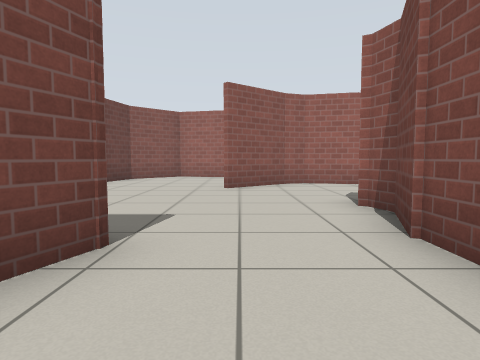
[1] (above)

24 first-person views from a walk through a Gazebo world. The camera is 0.72 m above the floor, tilts 4° down and sees 75° across. The floor is counted in squares, 1 m on a side. Each view is taken from the middle of a square. On the plan, view 1 faces up. The plan holds only what a view shows up to about 10 squares ahead; the rest is blank. The place goes on beyond the plan. Simple patterns stand in for the simulator's built-in surfaces.

[2]
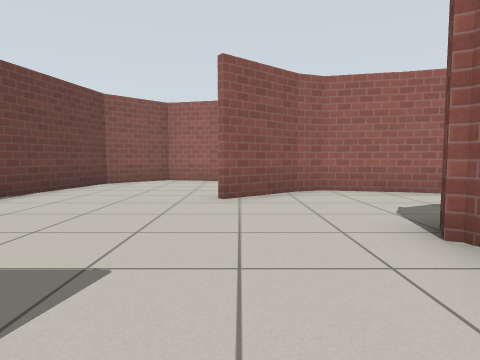

[3]
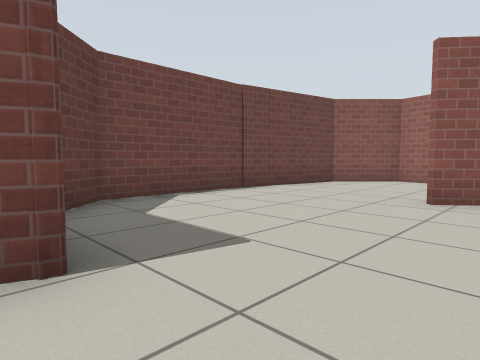

[4]
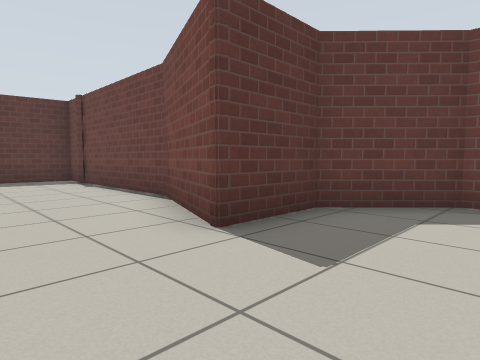

[5]
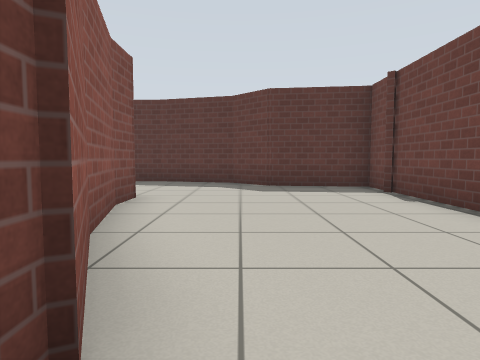

[6]
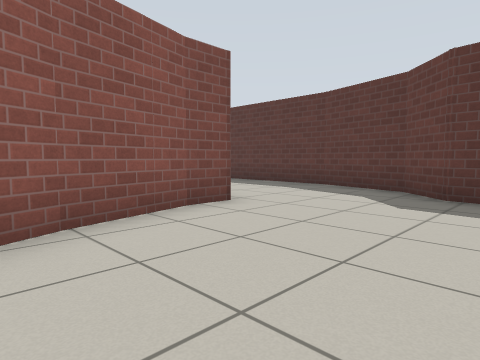

[7]
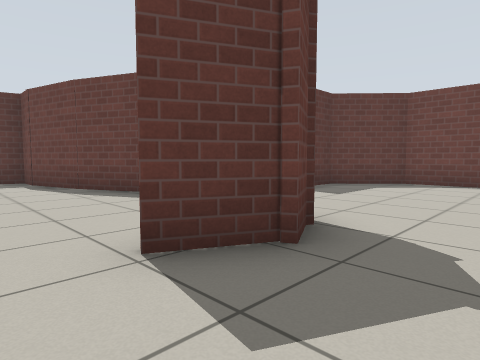

[8]
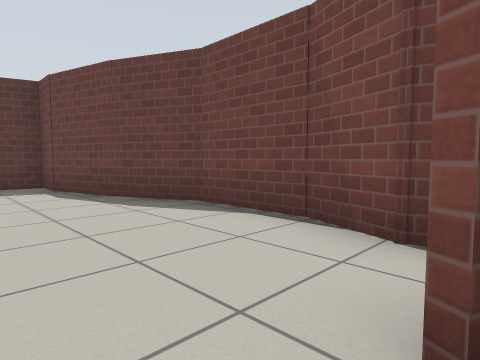

[9]
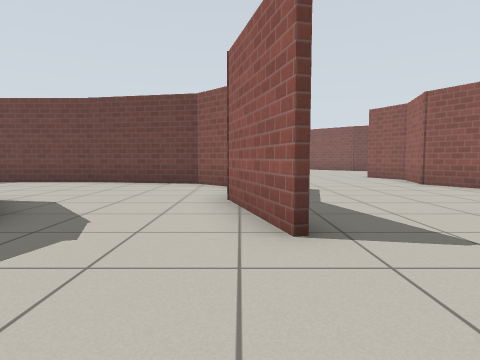

[10]
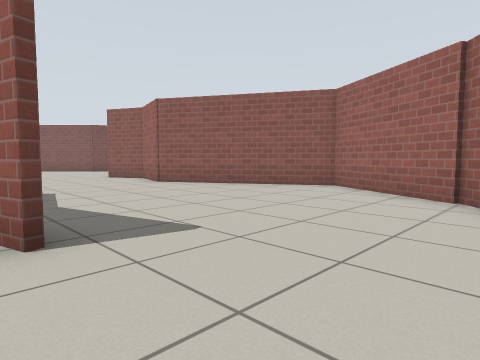

[11]
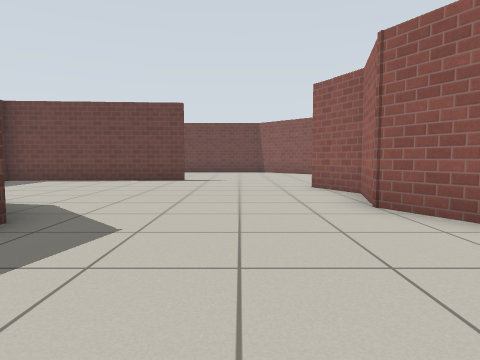

[12]
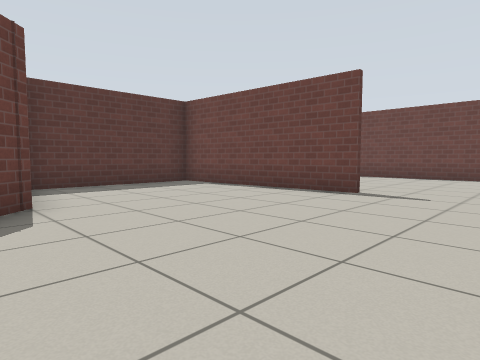

[13]
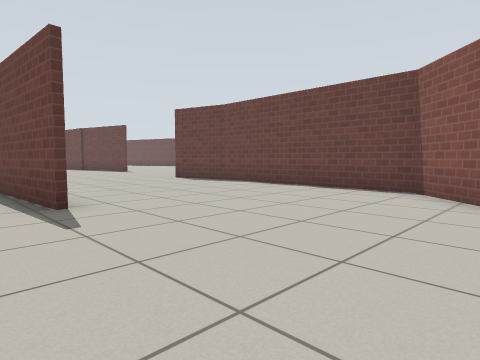

[14]
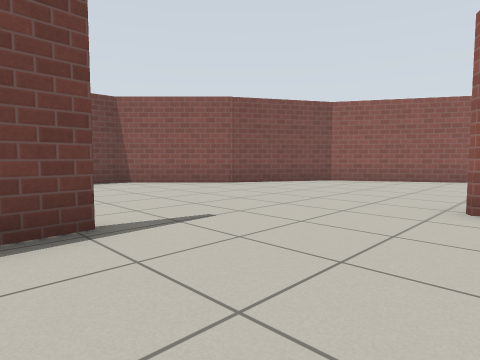

[15]
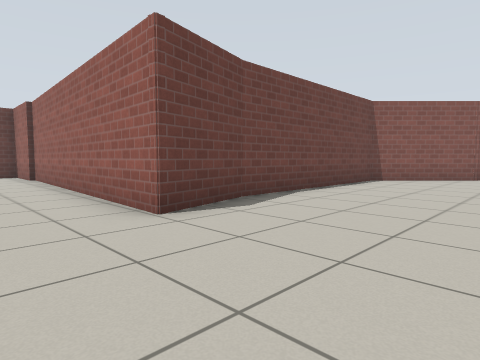

[16]
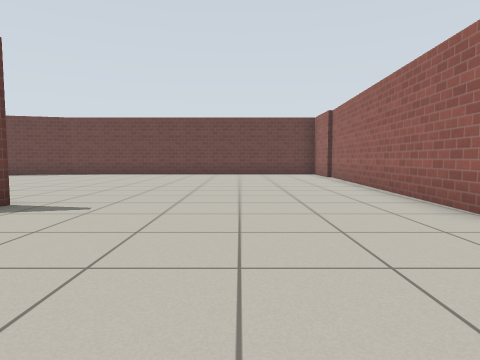

[17]
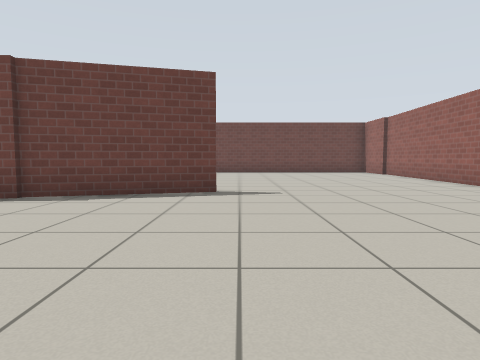

[18]
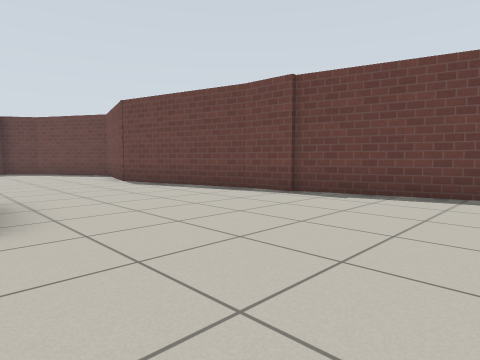

[19]
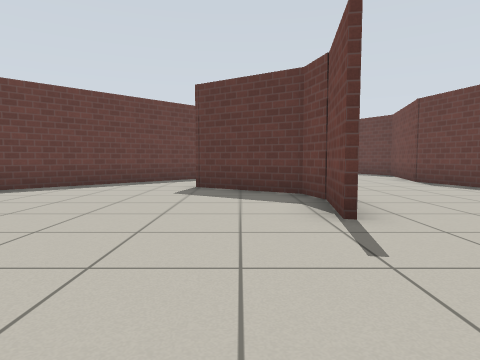

[20]
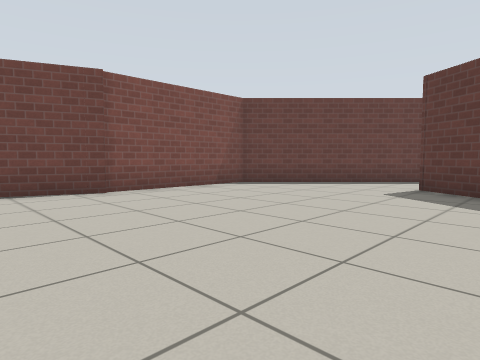

[21]
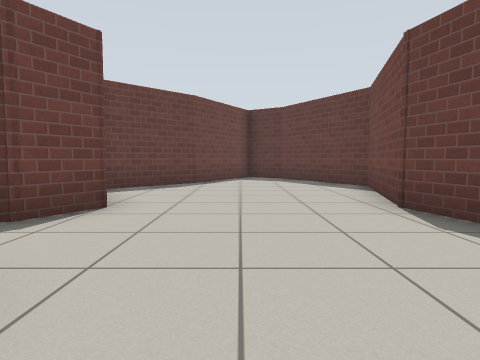

[22]
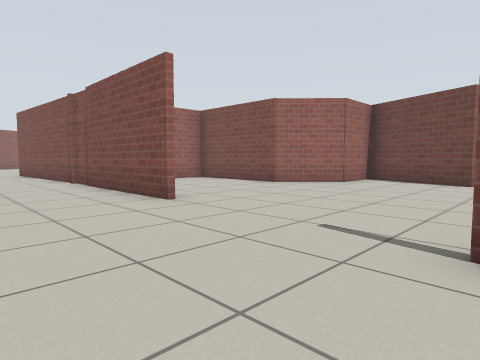

[23]
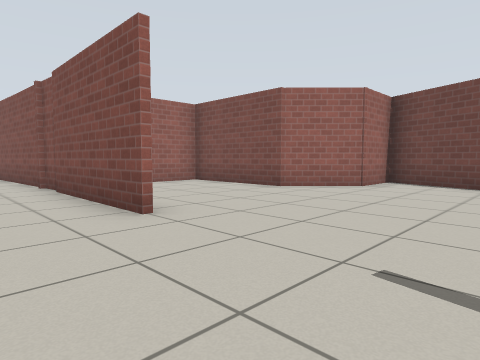

[24]
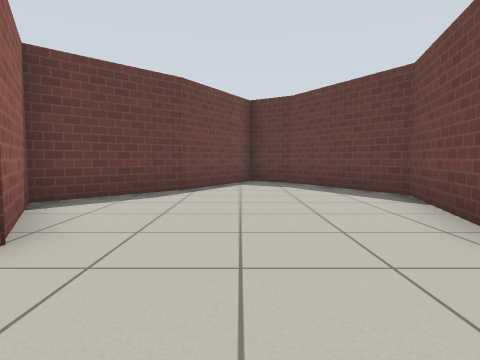

### Floor plan
Points are (right, up) in squares from view 1. A wall is a line through its corners. A room is listed if a view was taken in it or the views show most of it. See-through windows are left out.
Room 1 (views 1, 6)
walls: (2.9, -3.6) (2.9, -2.8) (2.4, -0.9); (2.5, -1) (1.6, 0.8); (-2.2, -4.9) (-2.2, -5.8) (0.2, -6.2) (1.2, -7.1) (3.5, -7.7); (3.4, -7.7) (5.5, -7.7); (-1.1, 2.6) (-2.2, -0.3) (-2.2, -4.6)
ways out: opening at (0.5, 0.5) to room 2
Room 2 (views 2, 3, 4, 5, 7, 8)
walls: (2.3, 4.3) (1.8, 2.9) (1.8, 0.9) (2.6, -1); (1.5, 2.7) (2.1, 4.1) (1.9, 4.8) (2, 5.1) (2.7, 5.4) (3.9, 4.8); (1.6, 0.8) (1.6, 2.8); (4.2, 8.4) (1.9, 9) (1.2, 8.7) (-0.3, 7.5); (2.5, -0.7) (3.1, -2.9); (-4.4, 7.7) (-4.4, 4.1) (-3, 2.6) (-1.1, 2.6); (-0.4, 11.8) (-2.3, 12.3) (-3.8, 10.8) (-4.4, 7.5); (3.1, -2.6) (3.1, -3.6) (3.9, -3.8)
ways out: opening at (0.5, 0.5) to room 1; opening at (-0.5, 10.5) to room 3
Room 3 (views 9, 10, 11, 12, 13, 14, 15, 16, 17, 18, 19, 20, 21, 22, 23, 24)
walls: (-9.1, 2.6) (-9.1, 11.6); (-9.2, -1.6) (-9.5, -3.4) (-9.3, -4.3) (-6.9, -5.8); (-5.3, 7.5) (-6.3, 7.5); (-15.6, 1.5) (-13.2, -7.6); (-14.6, -2) (-14.5, -3.4); (-15.1, 10.2) (-14.5, 8.1) (-21.5, 8.4); (-2.5, -0.6) (-1.3, 2.5); (-4.1, 10.7) (-3.6, 11.2); (-1, 2.4) (-3.1, 2.4) (-4.6, 4) (-4.6, 6.9); (-9.2, 13.3) (-8.9, 7.7) (-4.4, 7.7); (-2.4, -4.7) (-2.4, -0.6); (-13.3, -7.4) (-14.3, -11) (-12.5, -14.1) (-11.3, -14.8) (-9.6, -11.9); (-4.8, -7.2) (-2.1, -4.4); (-12.6, 18.5) (-15.1, 16) (-15.1, 10.1); (2.2, 12.5) (-0.4, 11.8); (-9.8, -12.1) (-7.6, -10) (-9, -7.5) (-8.4, -6.4); (-7.7, 23.2) (-11.1, 21.2) (-12.8, 18.2); (4, 17.8) (1, 19.6) (-3.5, 17) (-5.3, 17.5) (-6.8, 16.7); (4.3, 17.6) (3.9, 18)
ways out: opening at (-0.5, 10.5) to room 2; opening at (-6, -7)

Where each view was taken, in squares from view 1:
view 1: 0 up, 0 right, facing up
view 2: 2 up, 0 right, facing up
view 3: 2 up, 1 right, facing up-left
view 4: 5 up, 1 right, facing down-left
view 5: 2 up, 1 right, facing down
view 6: 0 up, 1 left, facing down-right
view 7: 7 up, 5 right, facing down-left
view 8: 5 up, 5 right, facing down-left
view 9: 12 up, 5 right, facing left
view 10: 12 up, 5 right, facing up-left
view 11: 15 up, 1 right, facing left
view 12: 16 up, 3 left, facing down-left
view 13: 18 up, 8 left, facing down-left
view 14: 12 up, 6 left, facing up-left
view 15: 6 up, 11 left, facing up-left
view 16: 5 up, 11 left, facing left
view 17: 2 up, 9 left, facing left
view 18: 2 up, 9 left, facing down-left
view 19: 2 up, 8 left, facing down
view 20: 2 up, 9 left, facing down-right
view 21: 3 down, 11 left, facing down
view 22: 2 down, 12 left, facing up-right
view 23: 1 down, 11 left, facing up-right
view 24: 5 down, 11 left, facing down
